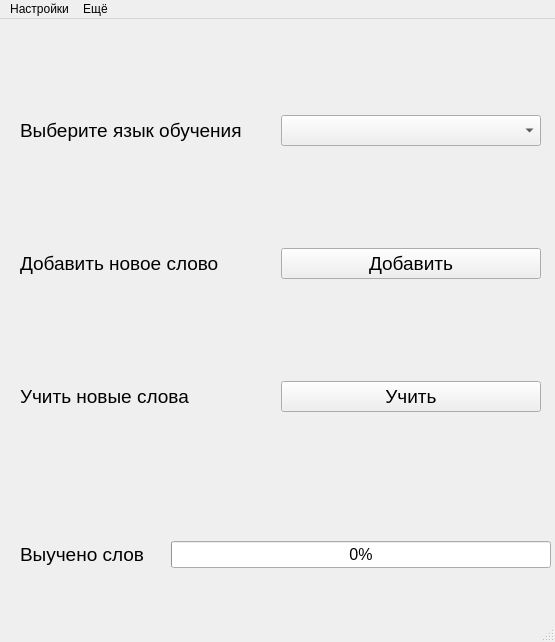
<?xml version="1.0" encoding="UTF-8"?>
<ui version="4.0">
 <class>MainWindow</class>
 <widget class="QMainWindow" name="MainWindow">
  <property name="geometry">
   <rect>
    <x>0</x>
    <y>0</y>
    <width>555</width>
    <height>642</height>
   </rect>
  </property>
  <property name="windowTitle">
   <string>LernLanguage</string>
  </property>
  <widget class="QWidget" name="centralwidget">
   <property name="minimumSize">
    <size>
     <width>555</width>
     <height>600</height>
    </size>
   </property>
   <property name="mouseTracking">
    <bool>false</bool>
   </property>
   <property name="tabletTracking">
    <bool>false</bool>
   </property>
   <property name="contextMenuPolicy">
    <enum>Qt::DefaultContextMenu</enum>
   </property>
   <property name="layoutDirection">
    <enum>Qt::LeftToRight</enum>
   </property>
   <property name="autoFillBackground">
    <bool>false</bool>
   </property>
   <widget class="QWidget" name="horizontalLayoutWidget">
    <property name="geometry">
     <rect>
      <x>20</x>
      <y>480</y>
      <width>531</width>
      <height>111</height>
     </rect>
    </property>
    <layout class="QHBoxLayout" name="horizontalLayout">
     <item>
      <widget class="QLabel" name="label_2">
       <property name="font">
        <font>
         <pointsize>14</pointsize>
        </font>
       </property>
       <property name="text">
        <string>Выучено слов</string>
       </property>
      </widget>
     </item>
     <item>
      <spacer name="horizontalSpacer">
       <property name="orientation">
        <enum>Qt::Horizontal</enum>
       </property>
       <property name="sizeType">
        <enum>QSizePolicy::Preferred</enum>
       </property>
       <property name="sizeHint" stdset="0">
        <size>
         <width>20</width>
         <height>20</height>
        </size>
       </property>
      </spacer>
     </item>
     <item>
      <widget class="QProgressBar" name="progress">
       <property name="sizePolicy">
        <sizepolicy hsizetype="Expanding" vsizetype="Fixed">
         <horstretch>0</horstretch>
         <verstretch>0</verstretch>
        </sizepolicy>
       </property>
       <property name="font">
        <font>
         <pointsize>12</pointsize>
        </font>
       </property>
       <property name="focusPolicy">
        <enum>Qt::NoFocus</enum>
       </property>
       <property name="contextMenuPolicy">
        <enum>Qt::DefaultContextMenu</enum>
       </property>
       <property name="acceptDrops">
        <bool>false</bool>
       </property>
       <property name="autoFillBackground">
        <bool>false</bool>
       </property>
       <property name="styleSheet">
        <string notr="true"/>
       </property>
       <property name="minimum">
        <number>0</number>
       </property>
       <property name="maximum">
        <number>100</number>
       </property>
       <property name="value">
        <number>0</number>
       </property>
       <property name="textVisible">
        <bool>true</bool>
       </property>
       <property name="orientation">
        <enum>Qt::Horizontal</enum>
       </property>
       <property name="invertedAppearance">
        <bool>false</bool>
       </property>
       <property name="textDirection">
        <enum>QProgressBar::TopToBottom</enum>
       </property>
      </widget>
     </item>
    </layout>
   </widget>
   <widget class="QWidget" name="layoutWidget">
    <property name="geometry">
     <rect>
      <x>10</x>
      <y>0</y>
      <width>541</width>
      <height>491</height>
     </rect>
    </property>
    <layout class="QGridLayout" name="gridLayout">
     <property name="leftMargin">
      <number>10</number>
     </property>
     <property name="topMargin">
      <number>0</number>
     </property>
     <property name="rightMargin">
      <number>10</number>
     </property>
     <property name="bottomMargin">
      <number>0</number>
     </property>
     <property name="horizontalSpacing">
      <number>0</number>
     </property>
     <property name="verticalSpacing">
      <number>6</number>
     </property>
     <item row="2" column="1">
      <widget class="QPushButton" name="lern_words">
       <property name="font">
        <font>
         <pointsize>14</pointsize>
        </font>
       </property>
       <property name="text">
        <string>Учить</string>
       </property>
      </widget>
     </item>
     <item row="0" column="0">
      <widget class="QLabel" name="label_3">
       <property name="font">
        <font>
         <pointsize>14</pointsize>
        </font>
       </property>
       <property name="text">
        <string>Выберите язык обучения</string>
       </property>
      </widget>
     </item>
     <item row="2" column="0">
      <widget class="QLabel" name="label">
       <property name="font">
        <font>
         <pointsize>14</pointsize>
        </font>
       </property>
       <property name="text">
        <string>Учить новые слова</string>
       </property>
      </widget>
     </item>
     <item row="1" column="1">
      <widget class="QPushButton" name="add_new_word">
       <property name="font">
        <font>
         <pointsize>14</pointsize>
        </font>
       </property>
       <property name="text">
        <string>Добавить</string>
       </property>
      </widget>
     </item>
     <item row="1" column="0">
      <widget class="QLabel" name="label_4">
       <property name="font">
        <font>
         <pointsize>14</pointsize>
        </font>
       </property>
       <property name="text">
        <string>Добавить новое слово</string>
       </property>
      </widget>
     </item>
     <item row="0" column="1">
      <widget class="QComboBox" name="language">
       <property name="font">
        <font>
         <pointsize>14</pointsize>
        </font>
       </property>
      </widget>
     </item>
    </layout>
   </widget>
  </widget>
  <widget class="QMenuBar" name="menubar">
   <property name="geometry">
    <rect>
     <x>0</x>
     <y>0</y>
     <width>555</width>
     <height>21</height>
    </rect>
   </property>
   <widget class="QMenu" name="settings">
    <property name="title">
     <string>Настройки</string>
    </property>
    <addaction name="change_tr"/>
   </widget>
   <widget class="QMenu" name="more">
    <property name="title">
     <string>Ещё</string>
    </property>
    <addaction name="show_all_word"/>
   </widget>
   <addaction name="settings"/>
   <addaction name="more"/>
  </widget>
  <widget class="QStatusBar" name="statusbar"/>
  <action name="change_tr">
   <property name="text">
    <string>Изменить автоматический переводчик</string>
   </property>
  </action>
  <action name="show_all_word">
   <property name="text">
    <string>Посмотреть все слова</string>
   </property>
  </action>
 </widget>
 <resources/>
 <connections/>
</ui>
